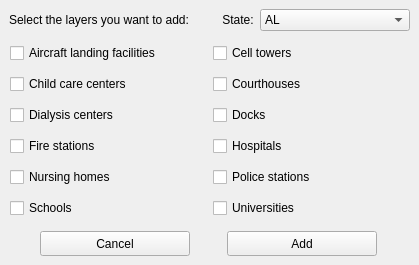
<?xml version="1.0" encoding="UTF-8"?>
<ui version="4.0">
 <class>CriticalInfrastructureDockWidgetBase</class>
 <widget class="QDockWidget" name="CriticalInfrastructureDockWidgetBase">
  <property name="geometry">
   <rect>
    <x>0</x>
    <y>0</y>
    <width>419</width>
    <height>265</height>
   </rect>
  </property>
  <property name="windowTitle">
   <string>Critical Infrastructure</string>
  </property>
  <widget class="QWidget" name="dockWidgetContent">
   <property name="maximumSize">
    <size>
     <width>500</width>
     <height>400</height>
    </size>
   </property>
   <layout class="QGridLayout" name="gridLayout">
    <item row="0" column="0">
     <widget class="QLabel" name="title">
      <property name="enabled">
       <bool>true</bool>
      </property>
      <property name="sizePolicy">
       <sizepolicy hsizetype="Preferred" vsizetype="Preferred">
        <horstretch>0</horstretch>
        <verstretch>0</verstretch>
       </sizepolicy>
      </property>
      <property name="maximumSize">
       <size>
        <width>280</width>
        <height>25</height>
       </size>
      </property>
      <property name="autoFillBackground">
       <bool>true</bool>
      </property>
      <property name="frameShape">
       <enum>QFrame::NoFrame</enum>
      </property>
      <property name="lineWidth">
       <number>0</number>
      </property>
      <property name="text">
       <string>Select the layers you want to add:          State:</string>
      </property>
      <property name="margin">
       <number>0</number>
      </property>
      <property name="indent">
       <number>0</number>
      </property>
     </widget>
    </item>
    <item row="1" column="0" rowspan="2" colspan="2">
     <layout class="QGridLayout" name="gridLayout_1" rowstretch="0,0,0,0,0,0,0,0">
      <property name="leftMargin">
       <number>1</number>
      </property>
      <property name="topMargin">
       <number>1</number>
      </property>
      <property name="rightMargin">
       <number>1</number>
      </property>
      <property name="bottomMargin">
       <number>1</number>
      </property>
      <item row="1" column="1">
       <widget class="QCheckBox" name="Courthouses">
        <property name="text">
         <string>Courthouses</string>
        </property>
       </widget>
      </item>
      <item row="1" column="0">
       <widget class="QCheckBox" name="ChildCareCenters">
        <property name="text">
         <string>Child care centers</string>
        </property>
       </widget>
      </item>
      <item row="0" column="1">
       <widget class="QCheckBox" name="CellTowers">
        <property name="text">
         <string>Cell towers</string>
        </property>
       </widget>
      </item>
      <item row="0" column="0">
       <widget class="QCheckBox" name="AircraftLandingFacilities">
        <property name="text">
         <string>Aircraft landing facilities</string>
        </property>
       </widget>
      </item>
      <item row="2" column="1">
       <widget class="QCheckBox" name="Docks">
        <property name="text">
         <string>Docks</string>
        </property>
       </widget>
      </item>
      <item row="2" column="0">
       <widget class="QCheckBox" name="DialysisCenters">
        <property name="text">
         <string>Dialysis centers</string>
        </property>
       </widget>
      </item>
      <item row="3" column="0">
       <widget class="QCheckBox" name="FireStations">
        <property name="text">
         <string>Fire stations</string>
        </property>
       </widget>
      </item>
      <item row="3" column="1">
       <widget class="QCheckBox" name="Hospitals">
        <property name="text">
         <string>Hospitals</string>
        </property>
       </widget>
      </item>
      <item row="4" column="0">
       <widget class="QCheckBox" name="NursingHomes">
        <property name="text">
         <string>Nursing homes</string>
        </property>
       </widget>
      </item>
      <item row="4" column="1">
       <widget class="QCheckBox" name="PoliceStations">
        <property name="text">
         <string>Police stations</string>
        </property>
       </widget>
      </item>
      <item row="5" column="0">
       <widget class="QCheckBox" name="Schools">
        <property name="text">
         <string>Schools</string>
        </property>
       </widget>
      </item>
      <item row="5" column="1">
       <widget class="QCheckBox" name="Universities">
        <property name="text">
         <string>Universities</string>
        </property>
        <property name="tristate">
         <bool>false</bool>
        </property>
       </widget>
      </item>
     </layout>
    </item>
    <item row="3" column="0" colspan="2">
     <layout class="QHBoxLayout" name="horizontalLayout">
      <item>
       <widget class="QPushButton" name="cancelButton">
        <property name="minimumSize">
         <size>
          <width>150</width>
          <height>25</height>
         </size>
        </property>
        <property name="maximumSize">
         <size>
          <width>150</width>
          <height>25</height>
         </size>
        </property>
        <property name="text">
         <string>Cancel</string>
        </property>
       </widget>
      </item>
      <item>
       <widget class="QPushButton" name="createLayersButton">
        <property name="sizePolicy">
         <sizepolicy hsizetype="Preferred" vsizetype="Preferred">
          <horstretch>0</horstretch>
          <verstretch>0</verstretch>
         </sizepolicy>
        </property>
        <property name="minimumSize">
         <size>
          <width>150</width>
          <height>25</height>
         </size>
        </property>
        <property name="maximumSize">
         <size>
          <width>150</width>
          <height>25</height>
         </size>
        </property>
        <property name="text">
         <string>Add</string>
        </property>
       </widget>
      </item>
     </layout>
    </item>
    <item row="0" column="1">
     <widget class="QComboBox" name="stateSelector">
      <item>
       <property name="text">
        <string>AL</string>
       </property>
      </item>
      <item>
       <property name="text">
        <string>AK</string>
       </property>
      </item>
      <item>
       <property name="text">
        <string>AZ</string>
       </property>
      </item>
      <item>
       <property name="text">
        <string>AR</string>
       </property>
      </item>
      <item>
       <property name="text">
        <string>CA</string>
       </property>
      </item>
      <item>
       <property name="text">
        <string>CO</string>
       </property>
      </item>
      <item>
       <property name="text">
        <string>CT</string>
       </property>
      </item>
      <item>
       <property name="text">
        <string>DE</string>
       </property>
      </item>
      <item>
       <property name="text">
        <string>FL</string>
       </property>
      </item>
      <item>
       <property name="text">
        <string>GA</string>
       </property>
      </item>
      <item>
       <property name="text">
        <string>HI</string>
       </property>
      </item>
      <item>
       <property name="text">
        <string>ID</string>
       </property>
      </item>
      <item>
       <property name="text">
        <string>IL</string>
       </property>
      </item>
      <item>
       <property name="text">
        <string>IN</string>
       </property>
      </item>
      <item>
       <property name="text">
        <string>IA</string>
       </property>
      </item>
      <item>
       <property name="text">
        <string>KS</string>
       </property>
      </item>
      <item>
       <property name="text">
        <string>KY</string>
       </property>
      </item>
      <item>
       <property name="text">
        <string>LA</string>
       </property>
      </item>
      <item>
       <property name="text">
        <string>ME</string>
       </property>
      </item>
      <item>
       <property name="text">
        <string>MD</string>
       </property>
      </item>
      <item>
       <property name="text">
        <string>MA</string>
       </property>
      </item>
      <item>
       <property name="text">
        <string>MI</string>
       </property>
      </item>
      <item>
       <property name="text">
        <string>MN</string>
       </property>
      </item>
      <item>
       <property name="text">
        <string>MS</string>
       </property>
      </item>
      <item>
       <property name="text">
        <string>MO</string>
       </property>
      </item>
      <item>
       <property name="text">
        <string>MT</string>
       </property>
      </item>
      <item>
       <property name="text">
        <string>NE</string>
       </property>
      </item>
      <item>
       <property name="text">
        <string>NV</string>
       </property>
      </item>
      <item>
       <property name="text">
        <string>NH</string>
       </property>
      </item>
      <item>
       <property name="text">
        <string>NJ</string>
       </property>
      </item>
      <item>
       <property name="text">
        <string>NM</string>
       </property>
      </item>
      <item>
       <property name="text">
        <string>NY</string>
       </property>
      </item>
      <item>
       <property name="text">
        <string>NC</string>
       </property>
      </item>
      <item>
       <property name="text">
        <string>ND</string>
       </property>
      </item>
      <item>
       <property name="text">
        <string>OH</string>
       </property>
      </item>
      <item>
       <property name="text">
        <string>OK</string>
       </property>
      </item>
      <item>
       <property name="text">
        <string>OR</string>
       </property>
      </item>
      <item>
       <property name="text">
        <string>PA</string>
       </property>
      </item>
      <item>
       <property name="text">
        <string>RI</string>
       </property>
      </item>
      <item>
       <property name="text">
        <string>SC</string>
       </property>
      </item>
      <item>
       <property name="text">
        <string>SD</string>
       </property>
      </item>
      <item>
       <property name="text">
        <string>TN</string>
       </property>
      </item>
      <item>
       <property name="text">
        <string>TX</string>
       </property>
      </item>
      <item>
       <property name="text">
        <string>UT</string>
       </property>
      </item>
      <item>
       <property name="text">
        <string>VT</string>
       </property>
      </item>
      <item>
       <property name="text">
        <string>VA</string>
       </property>
      </item>
      <item>
       <property name="text">
        <string>WA</string>
       </property>
      </item>
      <item>
       <property name="text">
        <string>WV</string>
       </property>
      </item>
      <item>
       <property name="text">
        <string>WI</string>
       </property>
      </item>
      <item>
       <property name="text">
        <string>WY</string>
       </property>
      </item>
      <item>
       <property name="text">
        <string>AS</string>
       </property>
      </item>
      <item>
       <property name="text">
        <string>DC</string>
       </property>
      </item>
      <item>
       <property name="text">
        <string>FM</string>
       </property>
      </item>
      <item>
       <property name="text">
        <string>GU</string>
       </property>
      </item>
      <item>
       <property name="text">
        <string>MH</string>
       </property>
      </item>
      <item>
       <property name="text">
        <string>MP</string>
       </property>
      </item>
      <item>
       <property name="text">
        <string>PW</string>
       </property>
      </item>
      <item>
       <property name="text">
        <string>PR</string>
       </property>
      </item>
      <item>
       <property name="text">
        <string>VI</string>
       </property>
      </item>
     </widget>
    </item>
   </layout>
  </widget>
 </widget>
 <resources/>
 <connections/>
</ui>
